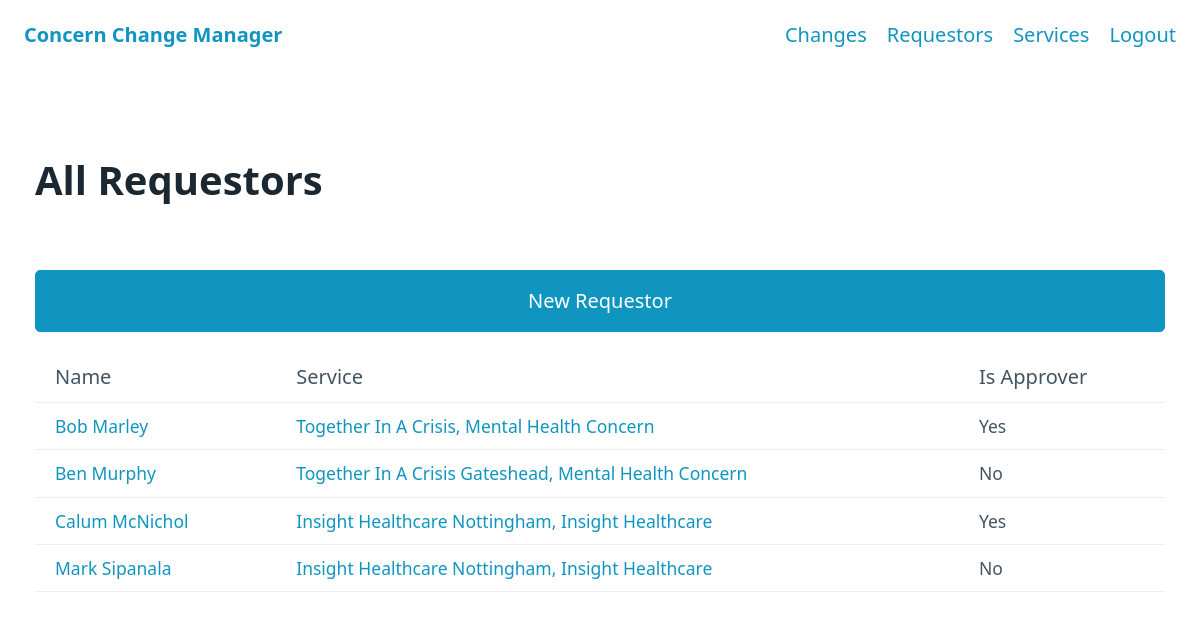
The app's page /requestors (signed in) with its own data.
### main/models.py (models this page shows, shortened)
class Requestor (models.Model):
    id = models.IntegerField(primary_key=True)
    first_name = models.CharField(max_length=50)
    last_name = models.CharField(max_length=50)
    is_approver = models.BooleanField()
    contact_number = models.CharField(max_length=18)
    service = models.ForeignKey(Service, on_delete=models.CASCADE)
    line_manager = models.ForeignKey(
        'self', null=True, blank=True, on_delete=models.SET_NULL, related_name="staff")
    @property
    def name(self):
        return self.first_name + ' ' + self.last_name
    def get_absolute_url(self):
        return reverse('requestor-detail', kwargs={'pk': self.pk})
    @property
    def is_approver_str(self):
        if self.is_approver:
            return "Yes"
        else:
            return "No"

class Service (models.Model):
    id = models.IntegerField(primary_key=True)
    name = models.CharField(max_length=50)
    BUSINESS_UNIT_OPTIONS = (
        ("Group", "Group"),
        ("Insight Healthcare", "Insight Healthcare"),
        ("Mental Health Concern", "Mental Health Concern"),
    )
    business_unit = models.CharField(
        max_length=50, choices=BUSINESS_UNIT_OPTIONS)
    description = models.TextField(null=True, blank=True)
    main_contact_number = models.CharField(
        max_length=18, null=True, blank=True)
    parent_service = models.ForeignKey(
        'self', null=True, blank=True, on_delete=models.SET_NULL, related_name="child_services")
    def __str__(self):
        return self.name + ', ' + self.business_unit

### main/views.py (the view)
class RequestorListView(ListView):
    model = Requestor
    template_name = "main/requestor-list.html"

### main/templates/main/requestor-list.html (shortened to what this page needs)
{% extends 'list-view.html' %}
{% block list-title %}All Requestors{% endblock list-title %}
{% block create-button %}
<button onclick="window.location='requestor/new';">New Requestor</button>
{% endblock create-button %}
{% block table-headers %}
<th>Name</th>
<th>Service</th>
<th>Is Approver</th>
{% endblock table-headers %}
{% block list-content %}
    <td><a href={{object.get_absolute_url}}>{{object.name}}</a></td>
    <td><a>{{object.service}}</a></td>
    <td>{{object.is_approver_str}}</td>
{% endblock list-content %}

### templates/list-view.html
{% extends 'base.html' %}
{% block content %}
<h1>{% block list-title %}{% endblock list-title %}</h1>
{% block create-button %}{% endblock create-button %}
{% if object_list|length > 0 %}
<table>
    <tr>
        {% block table-headers %}
        {% endblock table-headers %}
    </tr>
    {% for object in object_list %}
        <tr>
            {% block list-content %}
            {% endblock list-content %}
        </tr>
    {% endfor %}
</table>
{% else %}
    <h4>No items found</h4>
{% endif %}
{% endblock content %}

### templates/base.html (shortened to what this page needs)
{% load static %}
<!DOCTYPE html>
<html>
<head>
    <link rel="stylesheet" href="{% static "css/pico/pico.classless.min.css" %}">
</head>
<body>
    <nav style="padding-left: 2%; padding-right:2%;">
        <ul>
            <li><strong><a href="{% url 'change-list' %}">Concern Change Manager</a></strong></li>
        </ul>
        <ul>
            {% if user.is_authenticated %}
                <li><a href="{% url 'change-list' %}">Changes</a></li>
                <li><a href="{% url 'requestor-list' %}">Requestors</a></li>
                <li><a href="{% url 'service-list' %}">Services</a></li>
                <li><a onclick="if(confirm('Are you sure you want to logout?')){window.location='accounts/logout';}">Logout</a></li>
            {% else %}
                <li><a href="{% url 'login' %}">Login</a></li>
                <li><a href="{% url 'signup' %}">Register</a></li>
            {% endif %}
        </ul>
    </nav>
    <main class="container">
        {% block content %}{% endblock content %}
    </main>
</body>
</html>

### records on screen
Requestor: name "Bob Marley", service "Together In A Crisis, Mental Health Concern", is_approver_str "Yes"
Requestor: name "Ben Murphy", service "Together In A Crisis Gateshead, Mental Health Concern", is_approver_str "No"
Requestor: name "Calum McNichol", service "Insight Healthcare Nottingham, Insight Healthcare", is_approver_str "Yes"
Requestor: name "Mark Sipanala", service "Insight Healthcare Nottingham, Insight Healthcare", is_approver_str "No"
